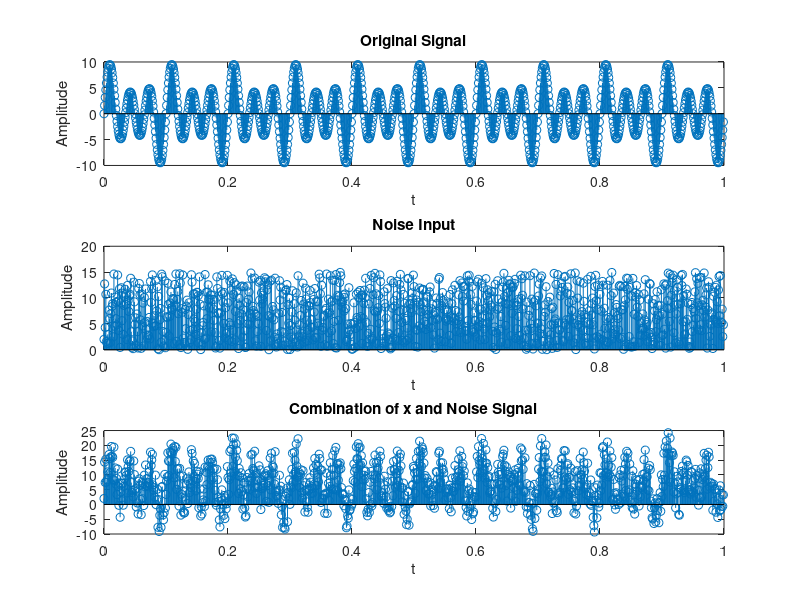
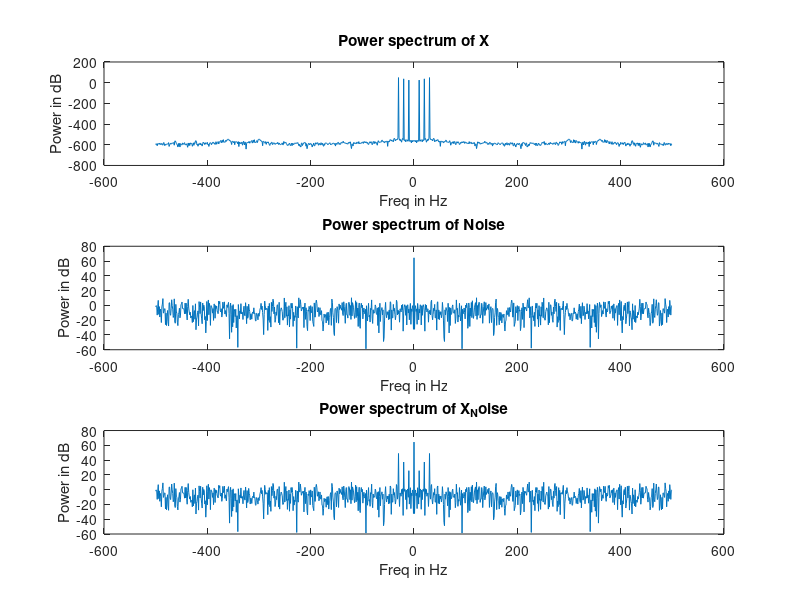

Write MATLAB code to recreate these figures, in order.
%POWER SPECTRUM OF SIGNAL FOR ANALYSIS OF NOISE
close all
clear all
clc
fs=1000;
ts=1/fs;
t=0:ts:1-ts;
x=1.5*sin(2*pi*10*t)+3*sin(2*pi*20*t)+6*sin(2*pi*30*t);
noise=15*rand(size(x));
x_noise=x+noise;
N=length(x);
f=(-fs/2:fs/N:((fs/2)-(fs/N)));
X=((abs(fftshift(fft(x)))).^2)/N;
Noise=((abs(fftshift(fft(noise)))).^2)/N;
X_Noise=((abs(fftshift(fft(x_noise)))).^2)/N;
Px1=10*log10((X.*conj(X))/N);
Px2=10*log10((Noise.*conj(Noise))/N);
Px3=10*log10((X_Noise.*conj(X_Noise))/N);
figure;
subplot(3,1,1);
stem(t,x),title('Original Signal'),xlabel('t'),ylabel('Amplitude');
subplot(3,1,2);
stem(t,noise),title('Noise Input'),xlabel('t'),ylabel('Amplitude');
subplot(3,1,3);
stem(t,x_noise),title('Combination of x and Noise Signal'),xlabel('t'),ylabel('Amplitude');
figure;
subplot(3,1,1);
plot(f,Px1), title('Power spectrum of X'), xlabel('Freq in Hz'), ylabel('Power in dB')
subplot(3,1,2);
plot(f,Px2), title('Power spectrum of Noise'), xlabel('Freq in Hz'), ylabel('Power in dB')
subplot(3,1,3);
plot(f,Px3), title('Power spectrum of X_Noise'), xlabel('Freq in Hz'), ylabel('Power in dB')